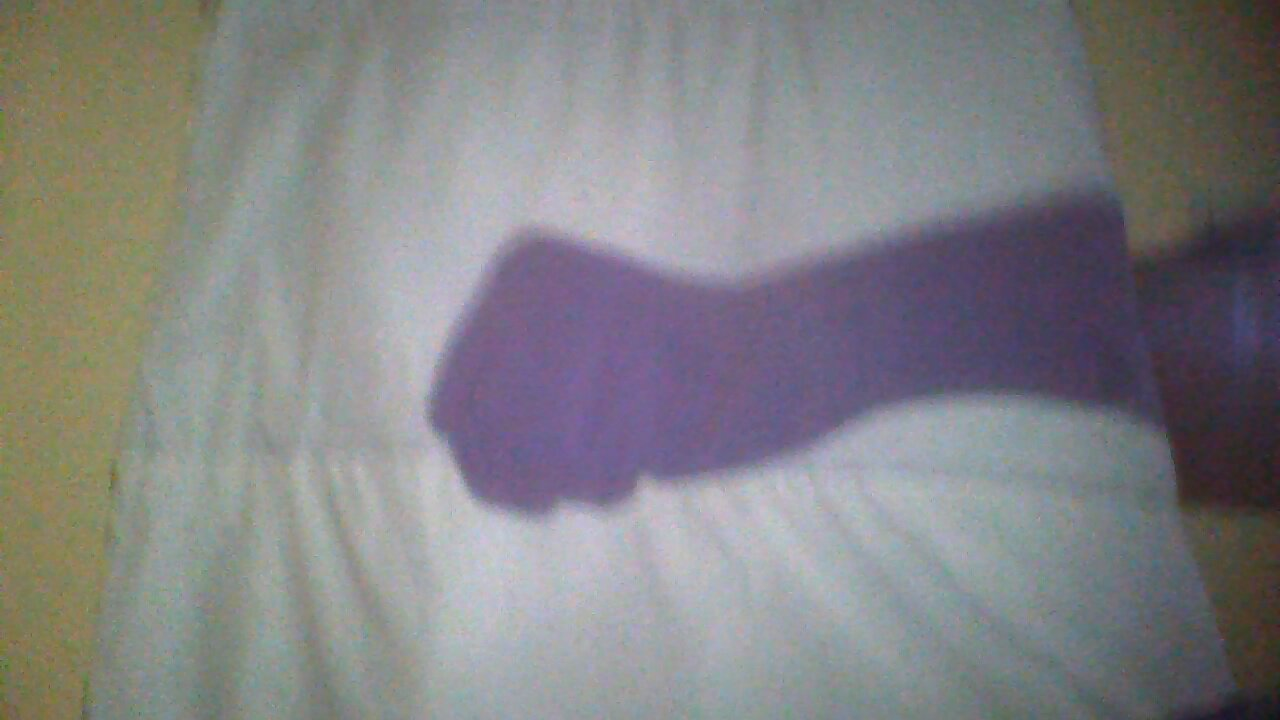
#> input picture Webcam/2013-11-23-144142.jpg, 1280 x 720 px
$ python main.py
#> lines starting #> are read from the running program, lines starting #| are printed output that depends on the picture; after the words box and inside, x2 and y2 are one past the last pixel; in counts of white or black regions, pixels touching at a corner belong together
import cv2
import numpy as np

def main():

	img = cv2.imread('Webcam/2013-11-23-144142.jpg')
#> img is the input picture: shape (720, 1280, 3); mean B, G, R 132, 130, 130.4
	imgray = cv2.cvtColor(img,cv2.COLOR_BGR2GRAY)
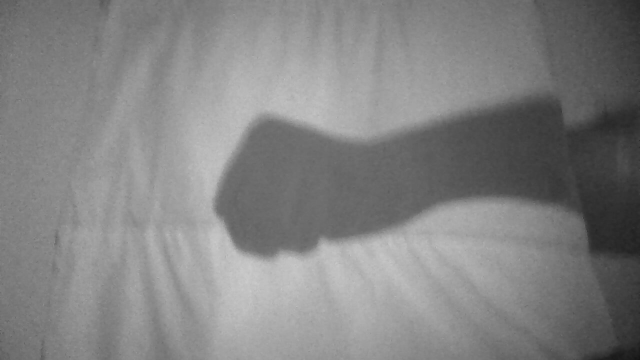
#> imgray: shape (720, 1280) (shown at 1/2 size); min 19, max 204, mean 130.3
	ret,thresh = cv2.threshold(imgray,127,255,0)
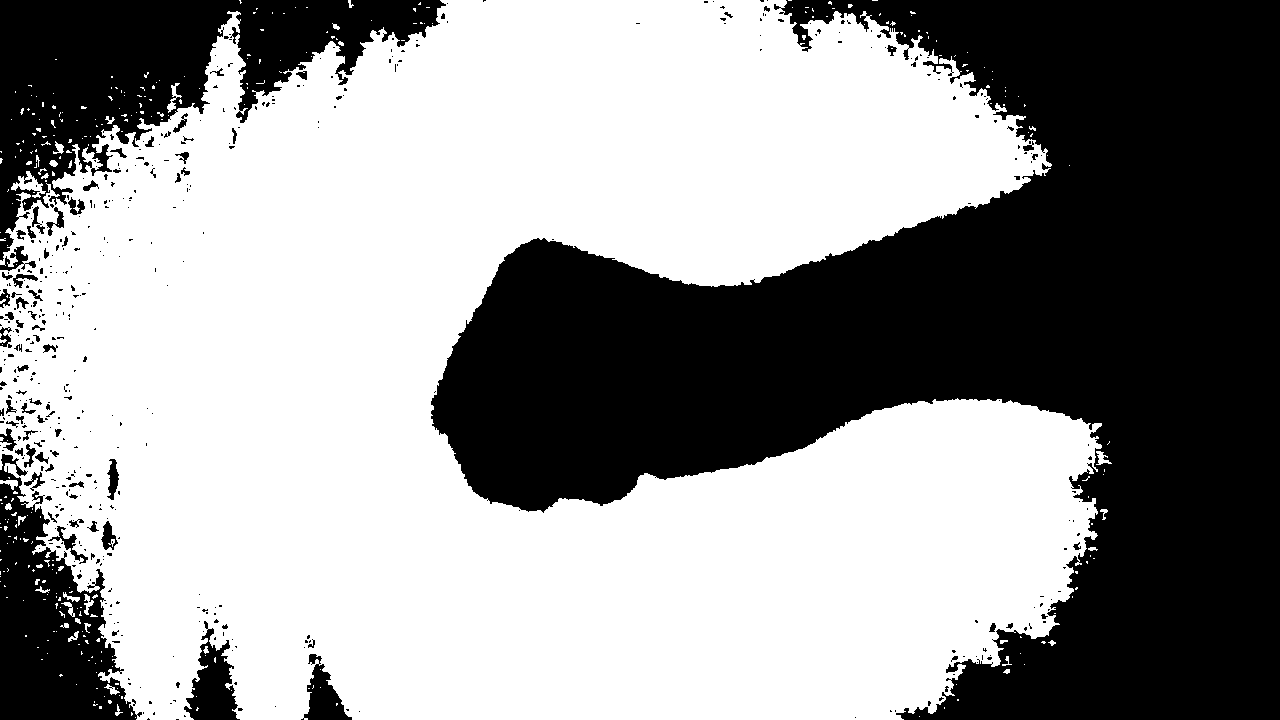
#> thresh: shape (720, 1280); 58.8% white; 487 black regions (405 under 20 px)
	contours, hierarchy = cv2.findContours(thresh,cv2.RETR_TREE,cv2.CHAIN_APPROX_SIMPLE)
#> contours = 893 contours, 766 with area under 20; largest, box (x1, y1, x2, y2) and area: (0, 0, 1102, 720) 541450, (47, 525, 89, 565) 392, (106, 458, 120, 501) 334, (100, 520, 119, 551) 314, (11, 171, 46, 198) 307
	drawing = np.zeros(img.shape,np.uint8)
	for cnt in contours:
		color = np.random.randint(0,255,(3)).tolist()
		cv2.drawContours(drawing,[cnt],0,color,2)
		cv2.imshow('output',drawing)
#> this loop made 893 passes
#> (cnt, color) on passes 1 to 3: ([[135, 717]], [172, 47, 117]), ([[919, 716]], [192, 67, 251]), ([[131, 712], [131, 715], [132, 714], [132, 713]], [195, 103, 9])
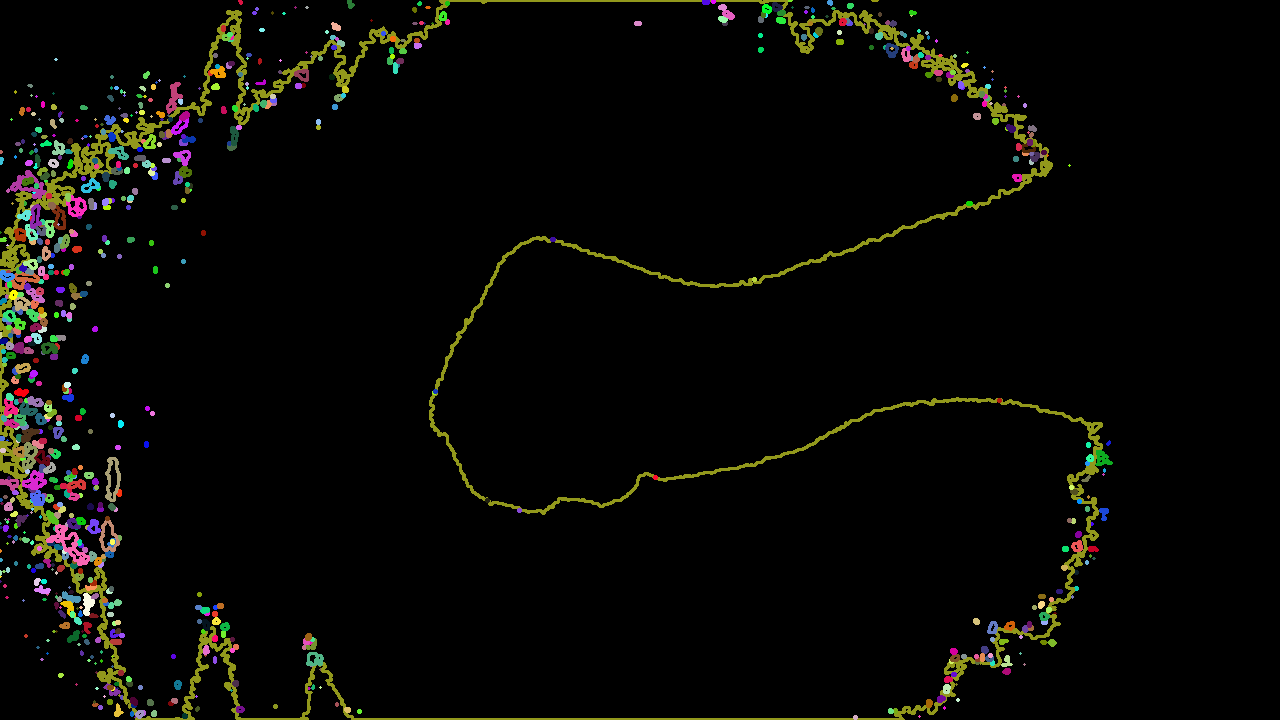
#> drawing: shape (720, 1280, 3); mean of channels 0, 1, 2 4.9, 8.1, 8.3; drawn as B, G, R


if __name__ == '__main__':
	main()

$ run again, with Webcam/2013-11-23-143210.jpg copied over Webcam/2013-11-23-144142.jpg
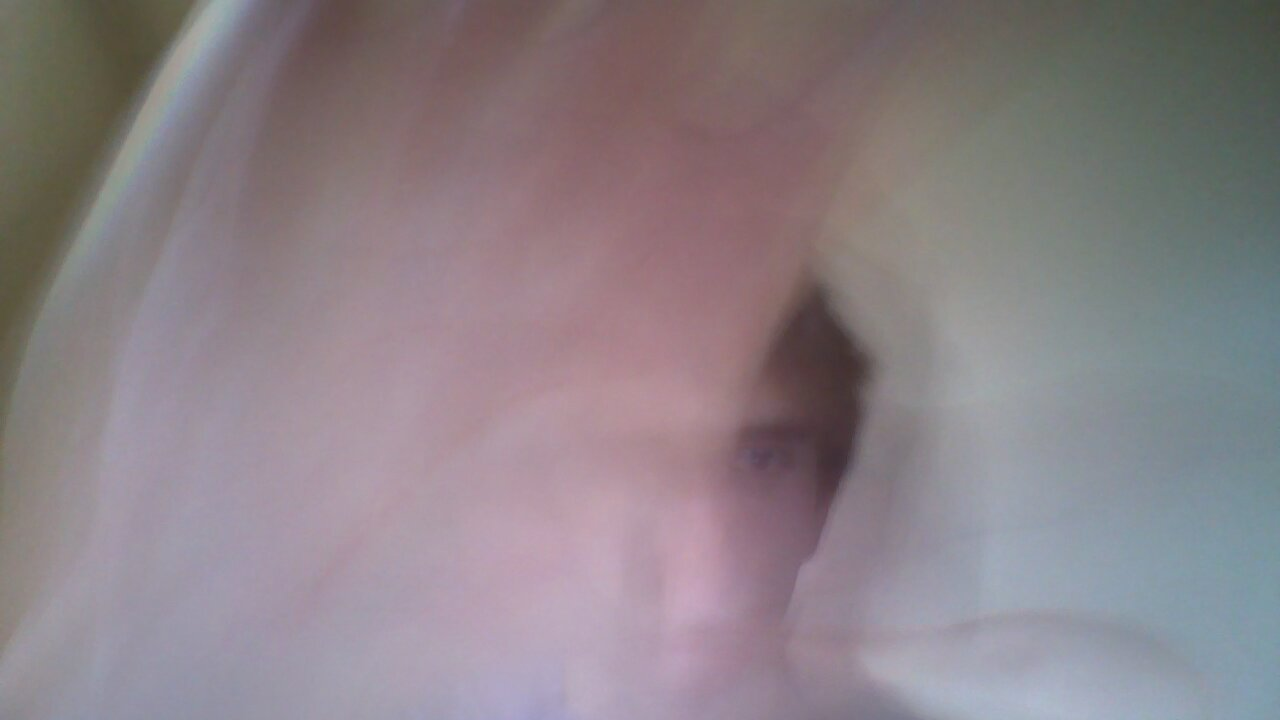
#> input picture Webcam/2013-11-23-143210.jpg, 1280 x 720 px
#> in main, img is the input picture: shape (720, 1280, 3); mean B, G, R 135.1, 129.6, 139.6
#> in main, `ret,thresh = cv2.threshold(imgray,127,255,0)`:
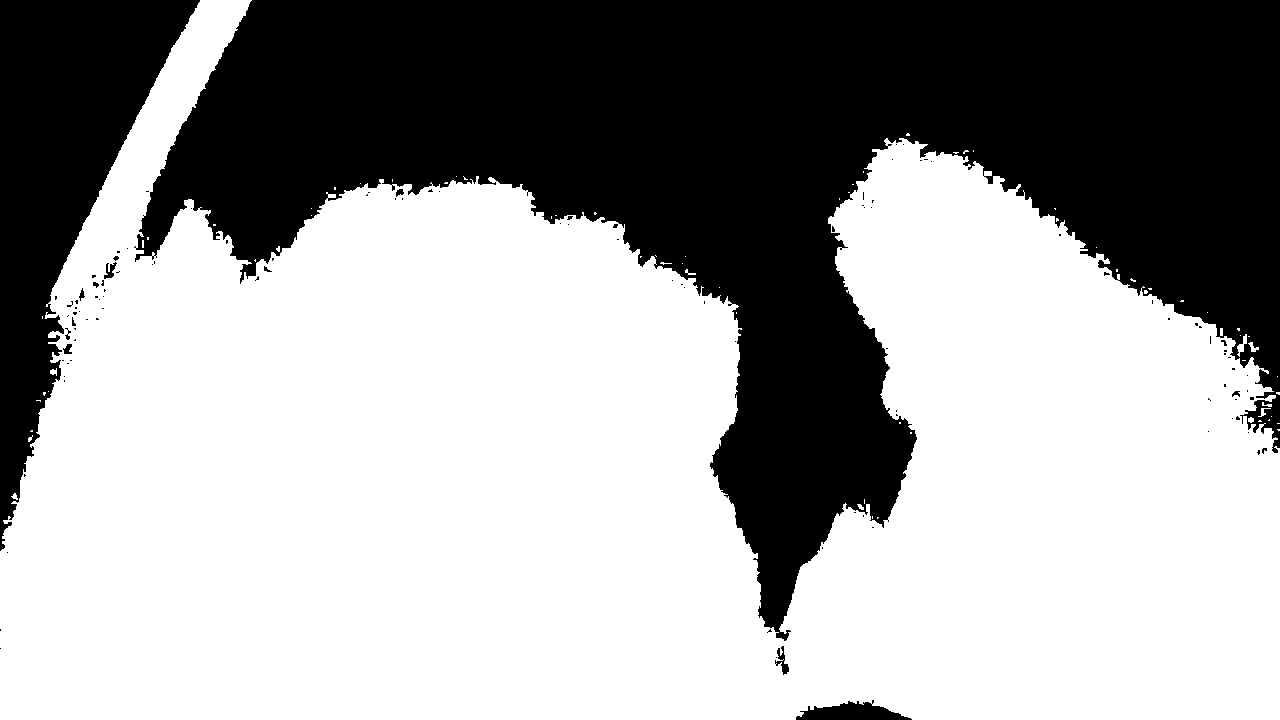
#> thresh: shape (720, 1280); 62.3% white; 112 black regions (99 under 20 px)
#> contours = 199 contours, 177 with area under 20; largest, box (x1, y1, x2, y2) and area: (0, 0, 1280, 720) 571516, (774, 645, 790, 676) 213, (103, 261, 118, 280) 140, (62, 343, 73, 355) 78, (1237, 334, 1247, 357) 67
#> the loop in main, `for cnt in contours:` made 199 passes
#> (cnt, color) on passes 1, 2, 4: ([[877, 517], [877, 518], [878, 517]], [172, 47, 117]), ([[872, 516], [872, 518]], [192, 67, 251]), ([[864, 499], [864, 503]], [211, 21, 242])
#> after the loop in main, `for cnt in contours:`:
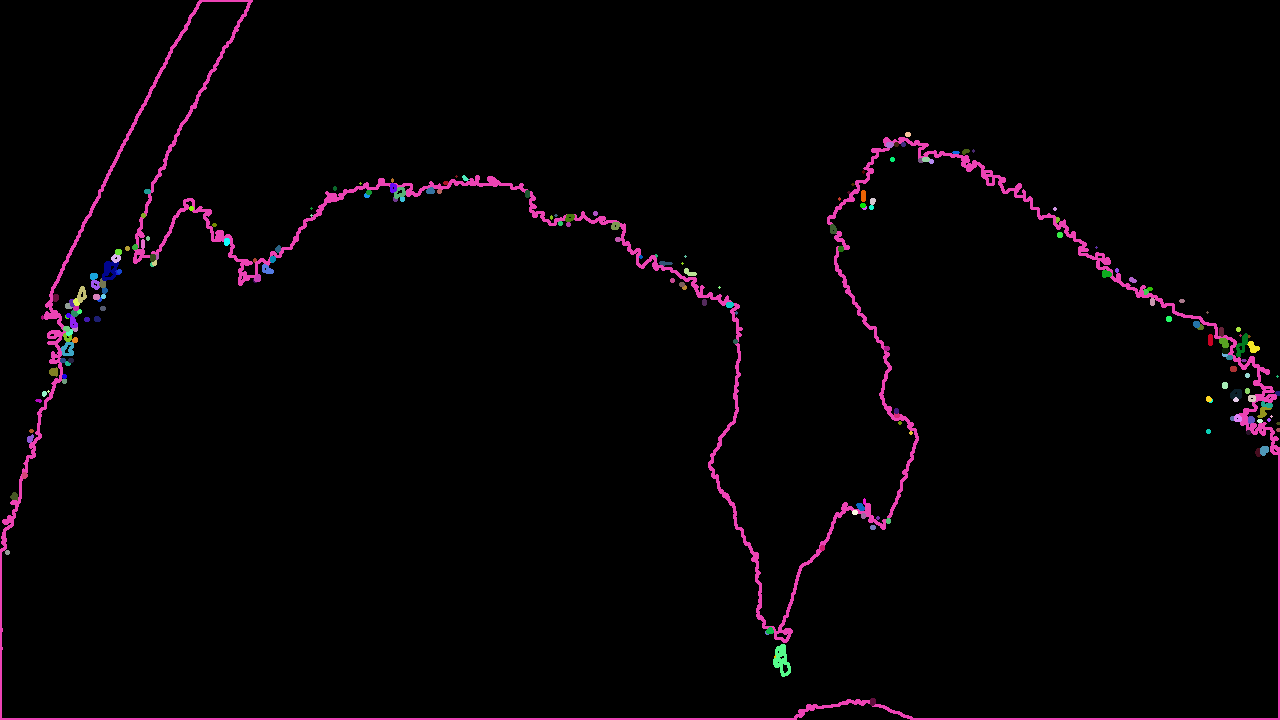
#> drawing: shape (720, 1280, 3); mean of channels 0, 1, 2 4.6, 2.3, 5.6; drawn as B, G, R
